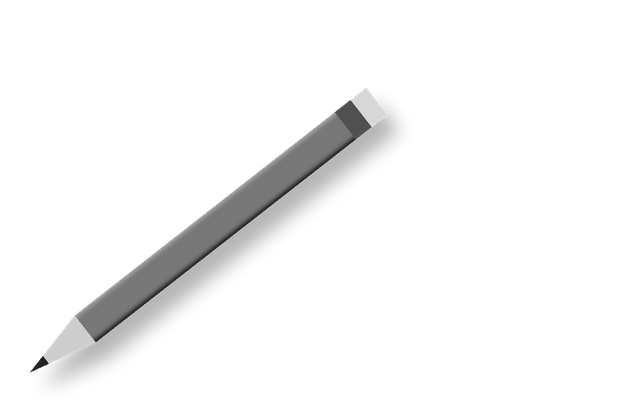
#> input picture skills/video-rabisco-lapis/assets/lapis.png, 640 x 400 px
$ python -i build_video.py   (imports and definitions only)
#> lines starting #> are read from the running program, lines starting #| are printed output that depends on the picture
#!/usr/bin/env python3
"""
build_video.py - monta um video vertical (9:16) para redes sociais, com no maximo 60 s.

Entrada : um project.json (ver templates/project.example.json) com as cenas (imagens ja
          prontas: caricatura/desenho), o texto de cada cena, audio opcional e a marca.
Saida   : MP4 1080x1920 30 fps (H.264 + AAC) e, se pedido, legenda.txt para o post.

O que o script faz:
  * ajusta cada imagem para 9:16 (corte centralizado ou fundo desfocado)
  * movimento suave (zoom / pan) em cada cena
  * legenda dourada palavra por palavra, em fonte serifada
  * marca d'agua no canto inferior direito (cor escolhida pelo contraste com o fundo)
  * tela final com chamada para consulta (dados vindos de brand/brand.json)
  * voz e musica opcionais
  * TRAVA de duracao: nunca entrega mais que max_seconds (padrao 60)

Dependencias: python3, Pillow, ffmpeg/ffprobe (com libass).
Uso:
  python3 build_video.py project.json                 # render final
  python3 build_video.py project.json --check-only    # so mostra o plano de tempos
  python3 build_video.py project.json --preview       # render rapido em baixa resolucao
  python3 build_video.py project.json --fit           # encurta cenas (sem voz) para caber
"""
import argparse
import json
import math
import re
import shutil
import subprocess
import sys
import tempfile
from pathlib import Path

try:
    from PIL import Image, ImageDraw, ImageFilter, ImageFont, ImageStat
except ImportError:  # pragma: no cover
    sys.exit("Falta o Pillow. Instale com:  pip install pillow")

SKILL_DIR = Path(__file__).resolve().parent.parent
FONT_DIR = SKILL_DIR / "fonts"
BASE_W, BASE_H = 1080, 1920
FPS = 30
WORDS_PER_SECOND = 2.6      # ritmo de leitura/fala em PT-BR para estimar tempos
MIN_SCENE = 2.5
SCENE_PAD = 0.5
FADE = 0.25
MOTIONS = ["zoom_in", "pan_right", "zoom_out", "pan_left", "pan_up", "zoom_in", "pan_down"]


# ----------------------------------------------------------------------------- utils
def die(msg, code=1):
    print(f"ERRO: {msg}", file=sys.stderr)
    sys.exit(code)


# [6 lines left out: function run, not called in this run]


def need(binary):
    if not shutil.which(binary):
        die(f"'{binary}' nao encontrado. Instale o ffmpeg (https://ffmpeg.org/download.html).")


# [8 lines left out: function probe_duration, not called in this run]


def hex_to_rgb(h):
    h = h.lstrip("#")
    return tuple(int(h[i:i + 2], 16) for i in (0, 2, 4))


def hex_to_ass(h):
    r, g, b = hex_to_rgb(h)
    return f"&H00{b:02X}{g:02X}{r:02X}"


def lum(rgb):
    r, g, b = rgb
    return 0.2126 * r + 0.7152 * g + 0.0722 * b


def count_words(text):
    return len(re.findall(r"\S+", text or ""))


# [6 lines left out: function ass_time, not called in this run]


# ----------------------------------------------------------------------------- imagens
def prepare_image(src, dst, mode="auto", focus=(0.5, 0.5)):
    """Gera um PNG 2160x3840 (9:16) a partir da imagem de origem."""
#> called with dst = 'out.png', mode = 'auto', focus = (0.5, 0.5)
    CW, CH = BASE_W * 2, BASE_H * 2
    im = Image.open(src).convert("RGB")
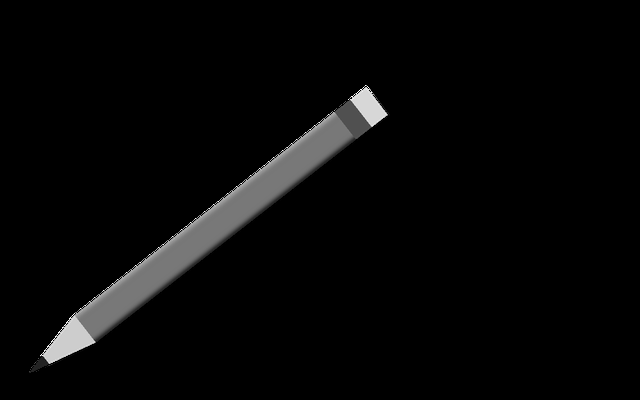
#> im: PIL image 640x400 RGB; min 0, max 255, mean 7.3
    w, h = im.size
#> w = 640; h = 400
    ratio = w / h
#> ratio = 1.6
    target = CW / CH
    if mode == "auto":
        mode = "cover" if abs(ratio / target - 1) <= 0.12 else "blur"
#> mode = 'blur'

    def cover(img):
        s = max(CW / img.width, CH / img.height)
#> s = 9.6
        nw, nh = math.ceil(img.width * s), math.ceil(img.height * s)
#> nw = 6144; nh = 3840
        img = img.resize((nw, nh), Image.LANCZOS)
        fx, fy = focus
        left = int(min(max(fx * nw - CW / 2, 0), nw - CW))
#> left = 1992
        top = int(min(max(fy * nh - CH / 2, 0), nh - CH))
#> top = 0
        return img.crop((left, top, left + CW, top + CH))
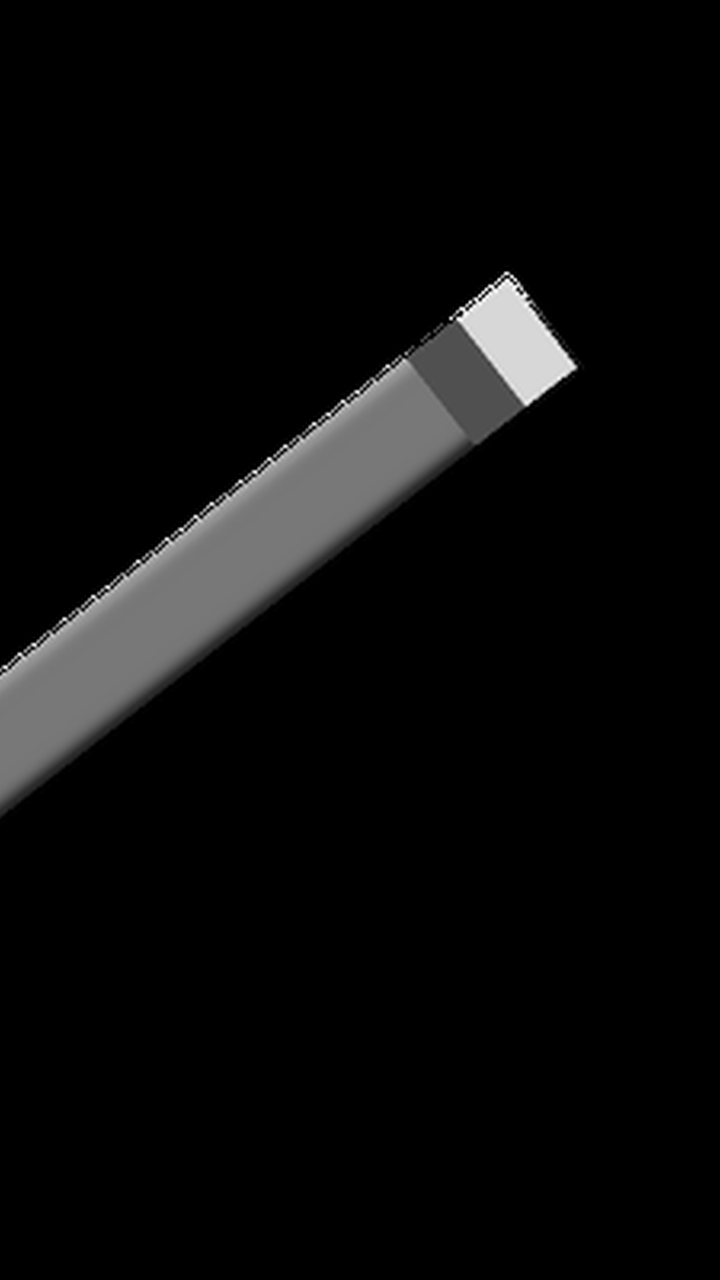
#> returned value: PIL image 2160x3840 RGB (shown at 1/3 size); min 0, max 255, mean 10.6

    if mode == "cover":
        out = cover(im)
    else:  # blur: fundo desfocado + imagem inteira centralizada
        bg = cover(im).filter(ImageFilter.GaussianBlur(60))
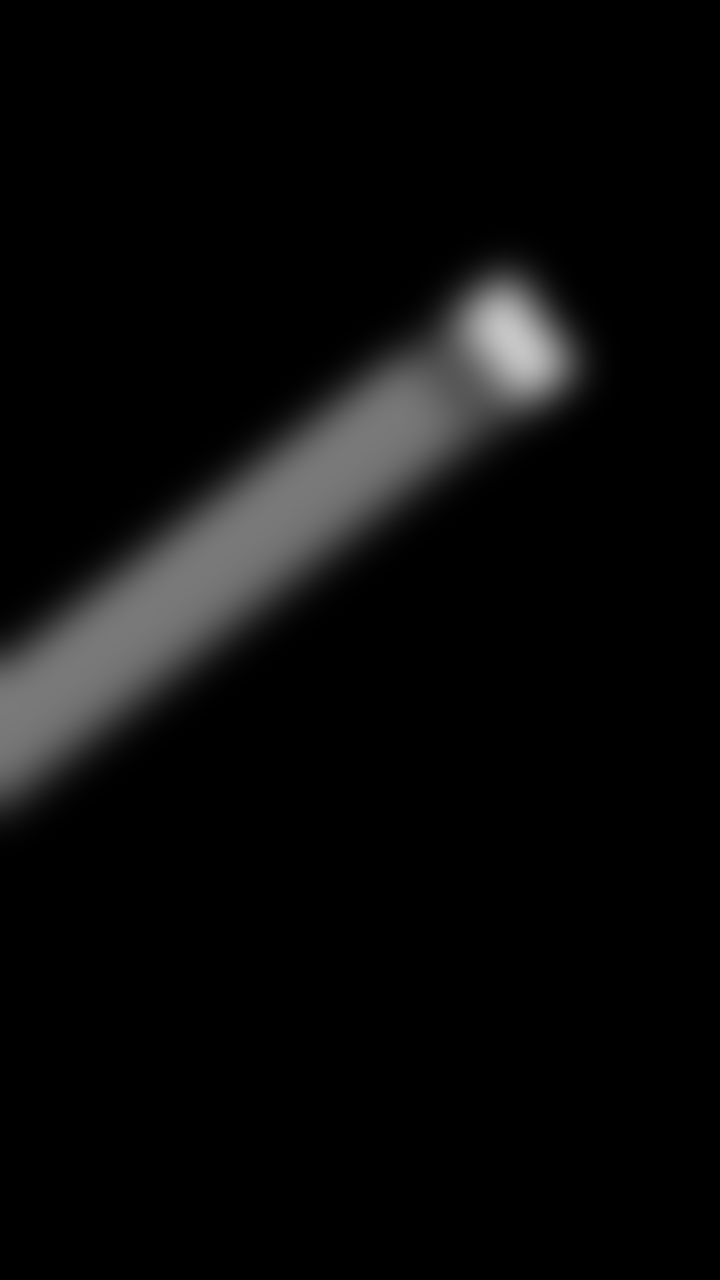
#> bg: PIL image 2160x3840 RGB (shown at 1/3 size); min 0, max 198, mean 10.6
        bg = Image.eval(bg, lambda v: int(v * 0.65))
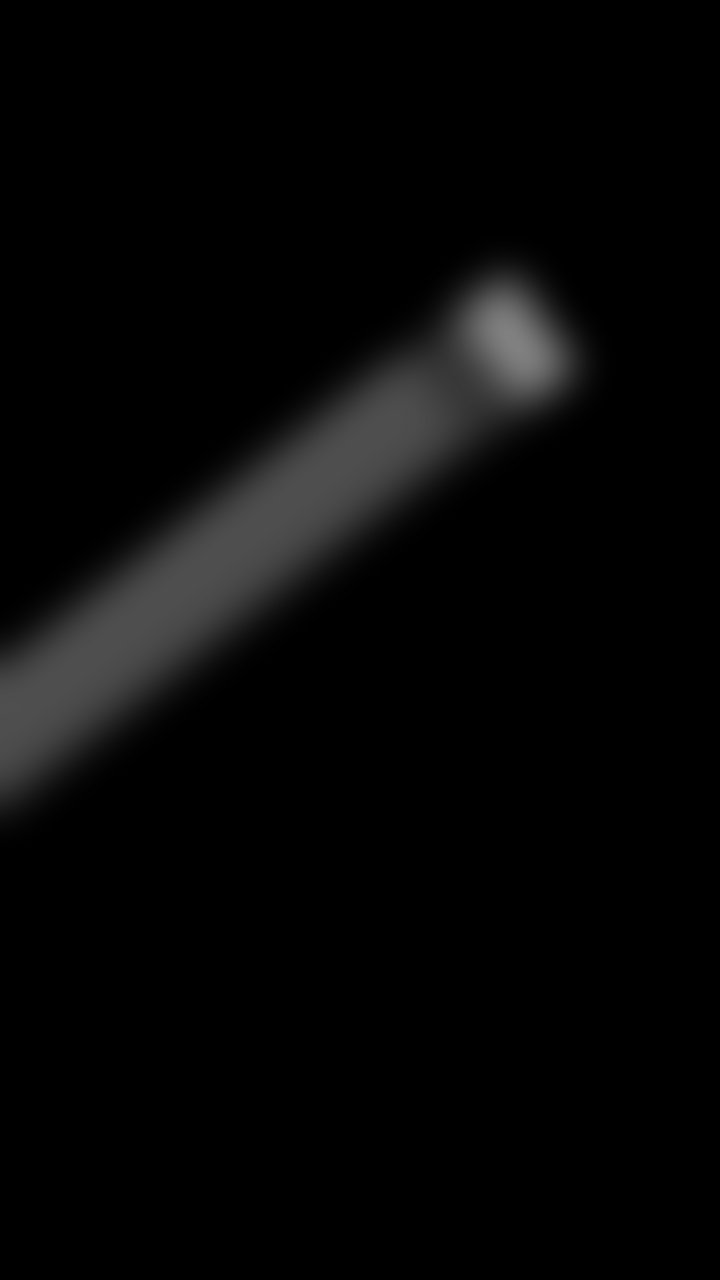
#> bg: PIL image 2160x3840 RGB (shown at 1/3 size); min 0, max 128, mean 6.8
        s = min(CW / im.width, CH / im.height)
#> s = 3.38
        fg = im.resize((max(1, int(im.width * s)), max(1, int(im.height * s))), Image.LANCZOS)
        bg.paste(fg, ((CW - fg.width) // 2, (CH - fg.height) // 2))
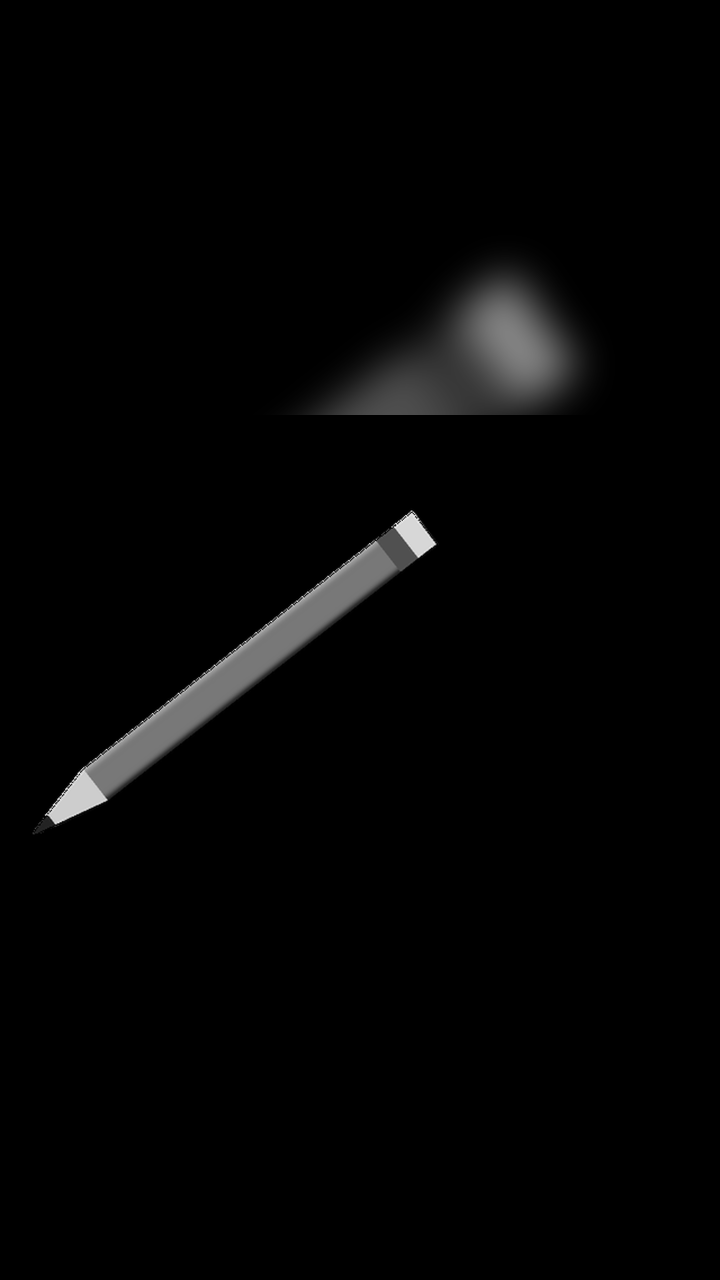
#> bg: PIL image 2160x3840 RGB (shown at 1/3 size); min 0, max 255, mean 4.4
        out = bg
    out.save(dst, "PNG")
    return out


# [20 lines left out: functions corner_luminance, pick_watermark_variant, not called in this run]


# ----------------------------------------------------------------------------- legenda
WEAK_END = {"a", "o", "e", "as", "os", "um", "uma", "de", "da", "do", "das", "dos", "em", "na", "no", "nas", "nos",
            "que", "com", "por", "para", "pra", "se", "me", "te", "lhe", "ao", "à", "ou", "mas", "não", "sua", "seu", "meu", "minha"}


# [66 lines left out: functions chunk_text, build_ass, motion_exprs, not called in this run]


# ----------------------------------------------------------------------------- tela final (CTA)
def _font(name, size):
    return ImageFont.truetype(str(FONT_DIR / name), size)


# [299 lines left out: functions _wrap, render_cta_card, write_post_caption, main, not called in this run]


# [2 lines not run here, left out]

>>> result = prepare_image('../../video-rabisco-lapis/assets/lapis.png', 'out.png')

$ run again, on skills/video-rabisco-lapis/assets/mao-lapis.png
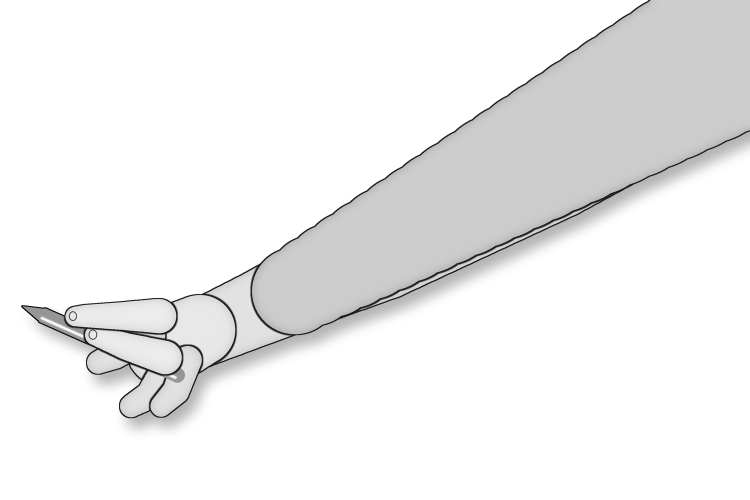
#> input picture skills/video-rabisco-lapis/assets/mao-lapis.png, 1500 x 1000 px (shown at 1/2 size)
#> in prepare_image, `im = Image.open(src).convert("RGB")`:
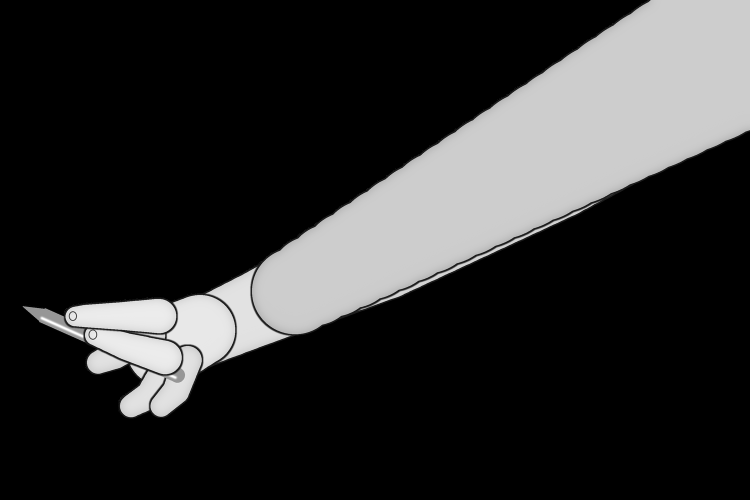
#> im: PIL image 1500x1000 RGB (shown at 1/2 size); min 0, max 255, mean 45.9
#> in prepare_image, `bg.paste(fg, ((CW - fg.width) // 2, (CH - fg.height) // 2))`:
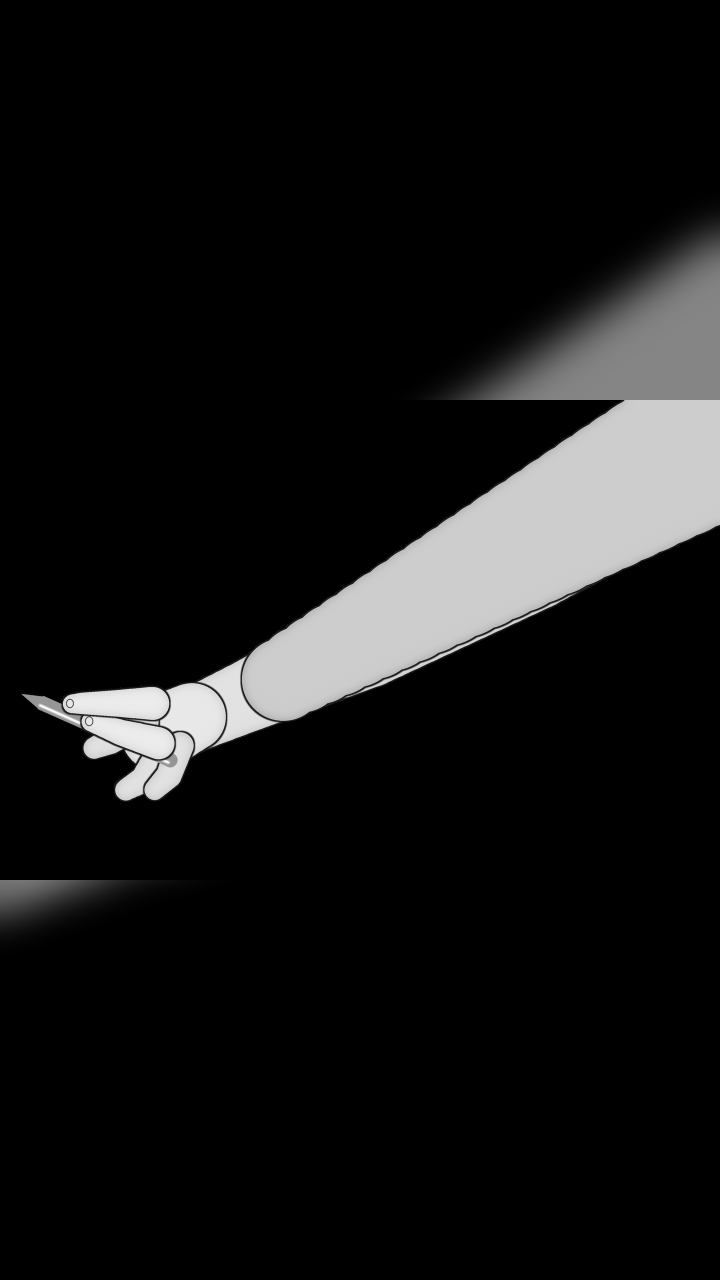
#> bg: PIL image 2160x3840 RGB (shown at 1/3 size); min 0, max 255, mean 20.6
